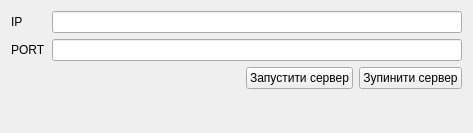
<?xml version="1.0" encoding="UTF-8"?>
<ui version="4.0">
 <class>ServerHW</class>
 <widget class="QWidget" name="ServerHW">
  <property name="geometry">
   <rect>
    <x>0</x>
    <y>0</y>
    <width>473</width>
    <height>133</height>
   </rect>
  </property>
  <property name="windowTitle">
   <string>Server</string>
  </property>
  <layout class="QGridLayout" name="gridLayout">
   <item row="0" column="0">
    <layout class="QVBoxLayout" name="verticalLayout_4">
     <item>
      <layout class="QHBoxLayout" name="horizontalLayout">
       <item>
        <layout class="QVBoxLayout" name="verticalLayout_2">
         <item>
          <widget class="QLabel" name="label">
           <property name="text">
            <string>IP</string>
           </property>
          </widget>
         </item>
         <item>
          <widget class="QLabel" name="label_2">
           <property name="text">
            <string>PORT</string>
           </property>
          </widget>
         </item>
        </layout>
       </item>
       <item>
        <layout class="QVBoxLayout" name="verticalLayout">
         <item>
          <widget class="QLineEdit" name="lineIP"/>
         </item>
         <item>
          <widget class="QLineEdit" name="linePORT"/>
         </item>
        </layout>
       </item>
      </layout>
     </item>
     <item>
      <layout class="QVBoxLayout" name="verticalLayout_3">
       <item>
        <layout class="QHBoxLayout" name="horizontalLayout_3">
         <item>
          <layout class="QHBoxLayout" name="horizontalLayout_2">
           <item>
            <spacer name="horizontalSpacer">
             <property name="orientation">
              <enum>Qt::Horizontal</enum>
             </property>
             <property name="sizeHint" stdset="0">
              <size>
               <width>40</width>
               <height>20</height>
              </size>
             </property>
            </spacer>
           </item>
           <item>
            <widget class="QPushButton" name="buttonStart">
             <property name="text">
              <string>Запустити сервер</string>
             </property>
            </widget>
           </item>
           <item>
            <widget class="QPushButton" name="buttonStop">
             <property name="text">
              <string>Зупинити сервер</string>
             </property>
            </widget>
           </item>
          </layout>
         </item>
        </layout>
       </item>
       <item>
        <spacer name="verticalSpacer">
         <property name="orientation">
          <enum>Qt::Vertical</enum>
         </property>
         <property name="sizeHint" stdset="0">
          <size>
           <width>20</width>
           <height>40</height>
          </size>
         </property>
        </spacer>
       </item>
      </layout>
     </item>
    </layout>
   </item>
  </layout>
 </widget>
 <resources/>
 <connections/>
</ui>
